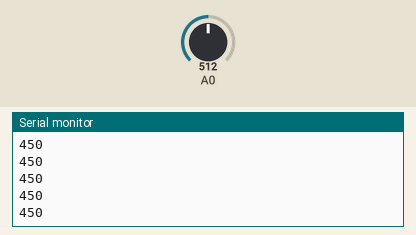
Simulated run of this sketch. Board: Arduino Uno, built with avr-gcc and run on an emulated ATmega328P. Parts: the last lines printed to the serial monitor. The inputs (shaded band) are chosen by the test bench; at power-on: A0 = 512.

Above: at 1.2 s.
1.3 s: A0 set to 716
At 2.3 s:
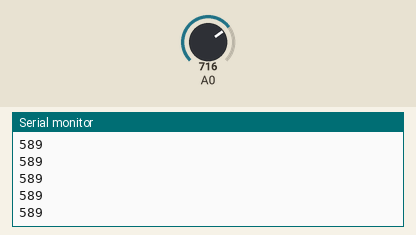
2.8 s: A0 set to 900
At 3.6 s:
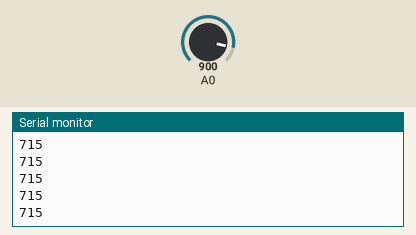
Timing chart, 0 to 5.8 s (numbered marks = the images above; inputs shaded):
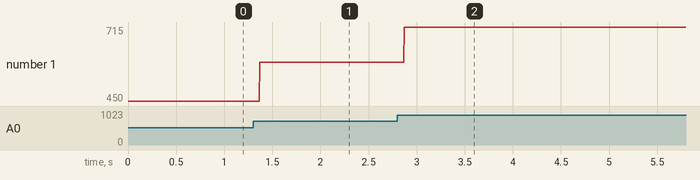

The sketch:

readingPot.ino
```cpp
void setup()
{
pinMode(A0, INPUT);
Serial.begin(9600);
}

void loop() {
int val = analogRead(0);
int mapped = map(val, 0, 1023, 100, 800);
Serial.println(mapped);


}
```

Measured:
- after the input at 1.3 s, the serial monitor: prints a new line after 0.07 s (image 1)
- after the input at 2.8 s, the serial monitor: prints a new line after 0.07 s (image 2)
- plotted number 1: 450 → 589 after the input at 1.3 s, 589 → 715 after the input at 2.8 s
